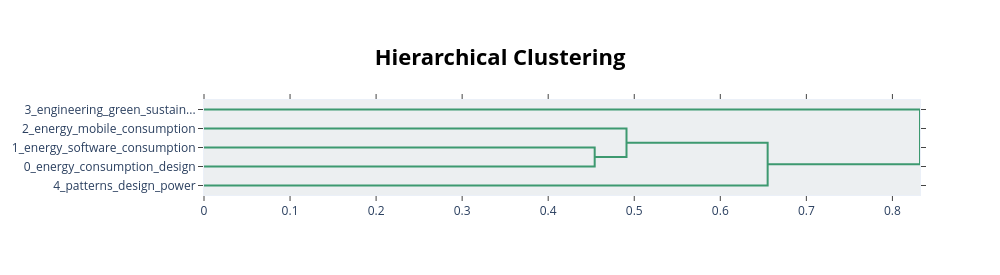
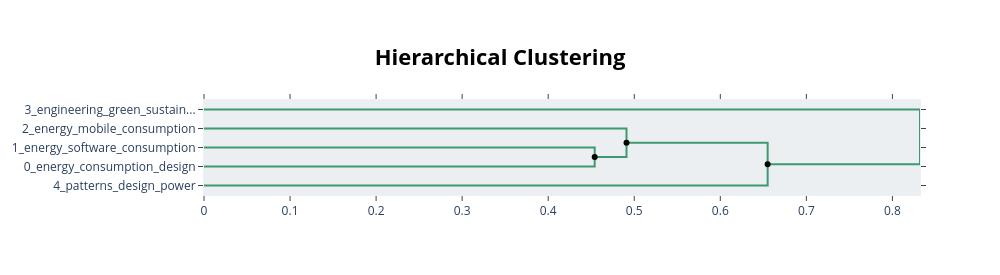

Here is the notebook cell these charts were saved with, in order:
### Code cell
# 4. Visualize Topic Hierarchy
fig_hierarchy = topic_model.visualize_hierarchy()
fig_hierarchy.show()

fig_hierarchy2 = topic_model.visualize_hierarchy(hierarchical_topics=hierarchical_topics)
fig_hierarchy2.show()
fig_hierarchy2.write_html(f"../output/02-BERTopic/{iteration}/topic_hierarchy.html")

### Figure 1 — Plotly figure (JSON) as saved in the notebook; plotly's stock layout.template omitted (floating-point values rounded to 4 significant figures)
{"data": [{"hoverinfo": "text", "marker": {"color": "rgb(61,153,112)"}, "mode": "lines", "type": "scatter", "x": [0, 0.454, 0.454, 0], "xaxis": "x", "y": [-25, -25, -35, -35], "yaxis": "y"}, {"hoverinfo": "text", "marker": {"color": "rgb(61,153,112)"}, "mode": "lines", "type": "scatter", "x": [0, 0.491, 0.491, 0.454], "xaxis": "x", "y": [-15, -15, -30, -30], "yaxis": "y"}, {"hoverinfo": "text", "marker": {"color": "rgb(61,153,112)"}, "mode": "lines", "type": "scatter", "x": [0.491, 0.655, 0.655, 0], "xaxis": "x", "y": [-22.5, -22.5, -45, -45], "yaxis": "y"}, {"hoverinfo": "text", "marker": {"color": "rgb(61,153,112)"}, "mode": "lines", "type": "scatter", "x": [0, 0.8321, 0.8321, 0.655], "xaxis": "x", "y": [-5, -5, -33.75, -33.75], "yaxis": "y"}], "layout": {"autosize": false, "height": 275, "hoverlabel": {"bgcolor": "white", "font": {"family": "Rockwell", "size": 16}}, "hovermode": "closest", "plot_bgcolor": "#ECEFF1", "showlegend": false, "title": {"font": {"color": "Black", "size": 22}, "text": "<b>Hierarchical Clustering</b>", "x": 0.5, "xanchor": "center", "yanchor": "top"}, "width": 1000, "xaxis": {"mirror": "allticks", "rangemode": "tozero", "showgrid": false, "showline": true, "showticklabels": true, "ticks": "outside", "type": "linear", "zeroline": false}, "yaxis": {"mirror": "allticks", "range": [-50, 0], "rangemode": "tozero", "showgrid": false, "showline": true, "showticklabels": true, "tickmode": "array", "ticks": "outside", "ticktext": ["3_engineering_green_sustain...", "2_energy_mobile_consumption", "1_energy_software_consumption", "0_energy_consumption_design", "4_patterns_design_power"], "tickvals": [-5, -15, -25, -35, -45], "type": "linear", "zeroline": false}}}

### Figure 2 — Plotly figure (JSON) as saved in the notebook; plotly's stock layout.template omitted (floating-point values rounded to 4 significant figures)
{"data": [{"hoverinfo": "text", "marker": {"color": "rgb(61,153,112)"}, "mode": "lines", "text": ["energy_software_consumption_energy consumption_development", "", "", "energy_consumption_design_software_energy consumption"], "type": "scatter", "x": [0, 0.454, 0.454, 0], "xaxis": "x", "y": [-25, -25, -35, -35], "yaxis": "y"}, {"hoverinfo": "text", "marker": {"color": "rgb(61,153,112)"}, "mode": "lines", "text": ["energy_mobile_consumption_applications_energy consumption", "", "", "energy_software_consumption_energy consumption_design"], "type": "scatter", "x": [0, 0.491, 0.491, 0.454], "xaxis": "x", "y": [-15, -15, -30, -30], "yaxis": "y"}, {"hoverinfo": "text", "marker": {"color": "rgb(61,153,112)"}, "mode": "lines", "text": ["energy_consumption_software_energy consumption_design", "", "", "patterns_design_power_embedded_use"], "type": "scatter", "x": [0.491, 0.655, 0.655, 0], "xaxis": "x", "y": [-22.5, -22.5, -45, -45], "yaxis": "y"}, {"hoverinfo": "text", "marker": {"color": "rgb(61,153,112)"}, "mode": "lines", "text": ["engineering_green_sustainability_software engineering_software", "", "", "energy_consumption_software_energy consumption_design"], "type": "scatter", "x": [0, 0.8321, 0.8321, 0.655], "xaxis": "x", "y": [-5, -5, -33.75, -33.75], "yaxis": "y"}, {"hoverinfo": "text", "hovertext": ["energy_consumption_software_energy consumption_design"], "marker": {"color": "black"}, "mode": "markers", "showlegend": false, "type": "scatter", "x": [0.491], "y": [-22.5]}, {"hoverinfo": "text", "hovertext": ["energy_software_consumption_energy consumption_design", "energy_consumption_software_energy consumption_design"], "marker": {"color": "black"}, "mode": "markers", "showlegend": false, "type": "scatter", "x": [0.454, 0.655], "y": [-30, -33.75]}], "layout": {"autosize": false, "height": 275, "hoverlabel": {"bgcolor": "white", "font": {"family": "Rockwell", "size": 16}}, "hovermode": "closest", "plot_bgcolor": "#ECEFF1", "showlegend": false, "title": {"font": {"color": "Black", "size": 22}, "text": "<b>Hierarchical Clustering</b>", "x": 0.5, "xanchor": "center", "yanchor": "top"}, "width": 1000, "xaxis": {"mirror": "allticks", "rangemode": "tozero", "showgrid": false, "showline": true, "showticklabels": true, "ticks": "outside", "type": "linear", "zeroline": false}, "yaxis": {"mirror": "allticks", "range": [-50, 0], "rangemode": "tozero", "showgrid": false, "showline": true, "showticklabels": true, "tickmode": "array", "ticks": "outside", "ticktext": ["3_engineering_green_sustain...", "2_energy_mobile_consumption", "1_energy_software_consumption", "0_energy_consumption_design", "4_patterns_design_power"], "tickvals": [-5, -15, -25, -35, -45], "type": "linear", "zeroline": false}}}
